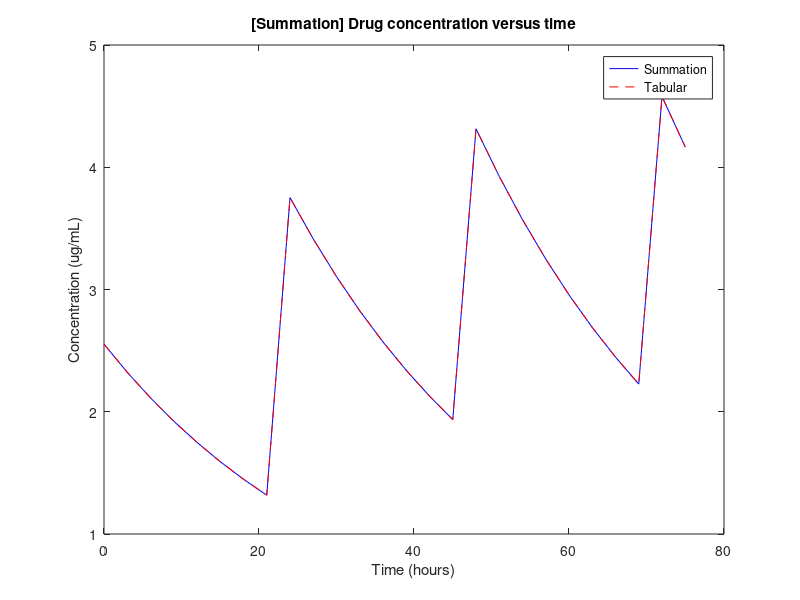

Source code (MATLAB):
%                        CMPU250 - Professor Eric Aaron
%                       Drug Simulation - Kyle Patterson
% March 2018

% Constants
dosage_in_mg = 100; % amount of drug in single dose of a pill
dosage_in_ug = dosage_in_mg * 1000;
absorbtion_frac = 0.12; % fraction of drug absorbed by pill
adult_plasma_in_l = 4.7;
adult_plasma_in_ml = adult_plasma_in_l * 1000;
halflife_drug = 22; % in hours
rate_constant = log(2) / halflife_drug; % Exponential decay: 1/2 = e^{-kt}

% Parameters
hours = 75;
% interval MUST be an integer of function will break
interval = 24; % number of hours between when each pill is taken
num_points = 25; % how many points to graph, including t = 0

% Intermediate calculations
sub_divisions = floor((num_points) / (hours/interval));
% Divisions is approximately equal to `num_points`.
divisions = (hours / interval) * sub_divisions;
delta_time = hours / divisions;

% initial concentration of drug added by each pill
init_conce = dosage_in_ug * absorbtion_frac / adult_plasma_in_ml;

% --- Summation method ---
% Graph generation
times = 0:delta_time:hours; % fill 1D array with numbers of hours passed
conces = zeros([1, length(times)]); % initialize empty array of dim(times)
k = rate_constant;
I = interval;
for i = 1:length(times)
    t = times(i);
    N = floor(t / interval) + 1; % number of pills
    sum_of_decays = exp(-k*t) * (exp(k*I*N) - 1) / (exp(k*I) - 1);
    conces(i) = sum_of_decays * init_conce;
end

% Plot graph
drug_conce = figure();
plot(times, conces, 'b', 'DisplayName', 'Summation');
title('[Summation] Drug concentration versus time')
xlabel('Time (hours)')
ylabel('Concentration (ug/mL)')
    
% Point calculation
% calculate concentration for given number of hours
% total number of pills taken in time in time interval
N = floor(hours / interval) + 1; % number of pills taken
sum_of_decays = exp(-k*t) * (exp(k*I*N) - 1) / (exp(k*I) - 1);
concentration = sum_of_decays * init_conce;

% There is no equivalent point calculation for the tabular method,
% since one must compute the intermediate values to reach a solution

% --- Tabular method ---
% Graph generation
times2 = 0:delta_time:hours; % fill 1D array with numbers of hours passed
conces2 = zeros([1, length(times2)]); % initialize empty array of dim(times)
conces2(1) = init_conce; % setup initial value
for i = 2:length(times2)
    t = times2(i);
    conces2(i) = (mod(t, interval) == 0) * init_conce + ...
        conces2(i - 1) * exp(-rate_constant * delta_time);
end

% Plot graph
hold;
plot(times2, conces2, '--r', 'DisplayName', 'Tabular');
xlabel('Time (hours)')
ylabel('Concentration (ug/mL)')
legend('show')

